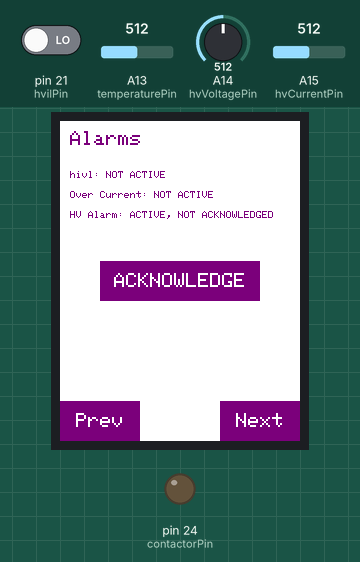
Bench run of a sketch on a simulated Arduino Mega 2560, built for the host (arithmetic inside an expression is 32-bit, double 64-bit). On the bench: 240×320 colour display, output pins drawn as LEDs (lit = HIGH). Inputs (shaded band) come from the test bench; at power-on: A15 (hvCurrentPin) = 512, pin 21 (hvilPin) LOW, A13 (temperaturePin) = 512, A14 (hvVoltagePin) = 512. What the sketch prints to the serial monitor is not drawn.

Above: at 0.3 s.
1.4 s: A15 (hvCurrentPin) set to 0
At 3.9 s:
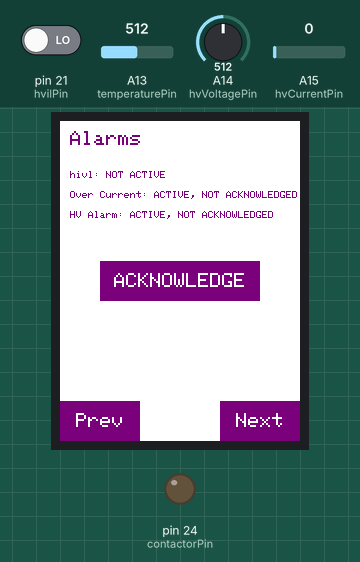
4.2 s: pin 21 (hvilPin) driven HIGH
At 5.0 s:
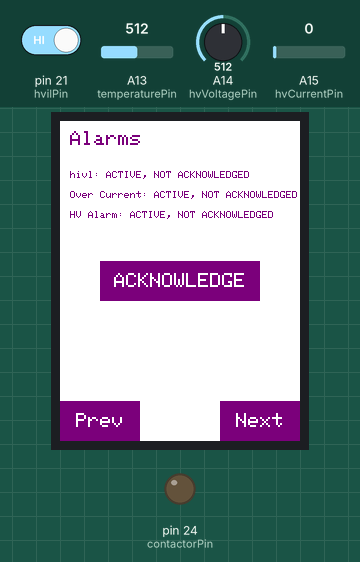
Timing chart, 0 to 7.2 s (numbered marks = the images above; inputs shaded):
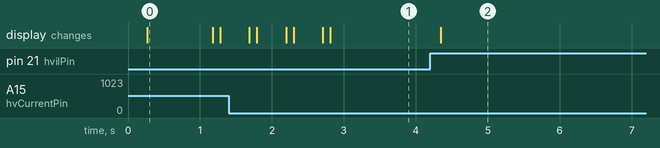

Measured:
- after the input at 1.4 s, the display: first differs from a run without the input after 0.39 s (image 1)
- after the input at 4.2 s, the display: changes after 0.15 s (image 2)
- what the display in image 0 shows lasts 0.9 s, from 0.3 s to 1.2 s

The sketch:

StarterFile.ino
```cpp
#include <TimerOne.h>

#include "StarterFile.h"
#include <stdio.h>
#include <stdlib.h>
#include <stdbool.h>
#include <Elegoo_GFX.h>    // Core graphics library
#include <Elegoo_TFTLCD.h> // Hardware-specific library
#include <TouchScreen.h>
#include <string.h>
#include "StarterFile.h"
#include "Measurement.h"
#include "TaskControlBlock.h"
#include "Alarm.h"
#include "Contactor.h"
#include "Soc.h"
#include "TouchScreenTask.h"
#include "Scheduler.h"

Elegoo_TFTLCD tft(LCD_CS, LCD_CD, LCD_WR, LCD_RD, LCD_RESET);                       // Display initialization
TouchScreen ts = TouchScreen(XP, YP, XM, YM, 374);                                  // TFT initialization

char* prevLabelPtr = "Prev";
char* nextLabelPtr = "Next";
char* onLabelPtr = "ON";
char* offLabelPtr = "OFF";
char* ackLabel = "ACKNOWLEDGE";

//Initialization of buttons on the screens
XYButton previous = {0, 280, 80, 40, PURPLE, &prevLabelPtr};
XYButton next = {160, 280, 80, 40, PURPLE, &nextLabelPtr};
XYButton batteryOn = {0, 0, 110, 80, PURPLE, &onLabelPtr};
XYButton batteryOff = {130, 0, 110, 80, PURPLE, &offLabelPtr};
XYButton alarmButton = {40, 140, 160, 40, PURPLE, &ackLabel};

//Task Control Blocks
TCB measurementTCB = {};                                                            // Declare measurement TCB
TCB alarmTCB = {};                                                                  // Declare alarm TCB
TCB contactorTCB = {};                                                              // Declare contactor TCB
TCB socTCB = {};                                                                    // Declare soc TCB
TCB touchScreenTCB = {};

bool changeScreen = true;

Screen batteryMonitor = {};
Screen alarmMonitor = {};
Screen measurementMonitor = {};

// Data to print
PrintedData socDataPrint = {};                                                      // State of Charge Data
PrintedData temperatureData = {};                                                   // Temperature Data
PrintedData hvCurrentData = {};                                                     // High Voltage Current Data
PrintedData hvVoltageData = {};                                                     // High Voltage Voltage Data
PrintedData hvilData = {};                                                          // High Voltage Interlock input  data
PrintedData hviaData = {};                                                          // High Voltage Alarm
PrintedData overCurrentData = {};                                                   // Over-Current Alarm
PrintedData hvorData = {};                                                          // High Voltage Out of Range Alarm
PrintedData batteryData = {};                                                       // Battery On/Off data


//Labels for screens (non changing data)
PrintedData measurementLabel = {};                                                  // Label for measurement screen
PrintedData alarmLabel = {};                                                        // Label for the alarm screen

Alarm overCurrentAlarm = {};
Alarm hvorAlarm = {};
Alarm hviaAlarm = {};

float zero = 0;                                                                     // Used for any non-changing printed data (labels)
int clockCount = 0;
// Measurement Data
MeasurementData measure;                                                            // Measurement Data structure, used in TCB
float hvCurrent = 0;                                                                // high voltage current value
float hvVoltage = 0;                                                                // high voltage voltage value
float temperature = 0;                                                              // temperature value
float HVIL = 0;                                                                     // high voltage interlock status
int hvilPin = 21;                                                                   // IO pin for hvil input
int temperaturePin = A13;
int hvVoltagePin = A14;
int hvCurrentPin = A15;


//ContactorData
ContactorData contactor = {};                                                       // contactor data structure, used in TCB
int contactorPin = 24;                                                              // IO pin for contactor output

AlarmData alarm;                                                                    // Alarm data structure, used in TCB
volatile float hviaVal = 0;                                                                  // high voltage interlock alarm status
float overCurrent = 0;                                                              // over-current alarm status
float hvorVal = 0;                                                                  // high voltage out of range alarm status

bool hviaAck = false;                                                               //Acknowledgement values for each alarm
bool hvorAck = false;
bool overCurrentAck = false;


volatile float batteryOnOff = 0;                                                             // battery status (open/closed)

// SOC data
SocData soc = {};                                                                   // state of charge data struct, used in TCB
float socVal = 0;                                                                   // state of charge value

// Touch Screen Task data
TouchScreenData tscreenData = {};                                                   // Touch screen data struct, used in TCB
int currentScreen = 0;
int lastScreen = 0;                                                                 // indicates which screen is currently displayed
bool acknowledgeDrawn = false;

volatile int timerFlag = 0;                                                         //Establishes time base in main loop

void timerISR() {
    timerFlag = 1;                      //set time base flag
}


void hvilISR() {
    batteryOnOff = 0;                   //volatile write to contactor status
    hviaVal = 1;                        //volatile write to hvil alarm status
    digitalWrite(contactorPin, LOW);    //set contactor pin low (turn contactor off)
}


void loop() {
    /****************
        Function name:    loop
        Function inputs:  No parameters
        Function outputs: No return
        Function description:
        Authors:    Long Nguyen / Chase Arline
      *****************/
    unsigned long ms = millis();
    while (1) {
        if (timerFlag) {
            Serial.println(millis() - ms);
            ms = millis();
            Scheduler();
            timerFlag = 0;
        }

    }
    return;
}


void setup() {
    /****************
        Function name: setup
        Function inputs: None
        Function outputs: None
        Function description: initializes global variables, sets up and queues scheduler tasks, initialize display, set pinmodes for IO, sets up interrupts
        Authors:    Long Nguyen / Chase Arline
      *****************/
    pinMode(hvilPin, INPUT);                                                                        //hvil -> input pin
    pinMode(contactorPin, OUTPUT);                                                                  //contactor -> output pin
    pinMode(temperaturePin, INPUT_PULLUP);
    pinMode(hvVoltagePin, INPUT_PULLUP);
    pinMode(hvCurrentPin, INPUT_PULLUP);
    //setup time base interrupt to be 100ms
    Timer1.initialize(100000);
    Timer1.attachInterrupt(timerISR);
    //setup hvil interrupt routine on the rising edge of hvil pin
    attachInterrupt(digitalPinToInterrupt(hvilPin), hvilISR, RISING);

    // initialize all printed data values for the touch screen

    //State of charged printed data
    socDataPrint = {ORIGIN_X, ORIGIN_Y + 40, PURPLE, SMALL_SCRIPT, DEFAULT_FLOAT, NUMBER, &socVal, "SOC value: ", ""};

    //Measurement printed data
    temperatureData = {ORIGIN_X, ORIGIN_Y + 60, PURPLE, SMALL_SCRIPT, DEFAULT_FLOAT, NUMBER, &temperature, "Temperature: ", "C"};
    hvCurrentData = {ORIGIN_X, ORIGIN_Y + 80, PURPLE, SMALL_SCRIPT, DEFAULT_FLOAT, NUMBER, &hvCurrent, "HV Current: ", "A"};
    hvVoltageData = {ORIGIN_X, ORIGIN_Y + 100, PURPLE, SMALL_SCRIPT, DEFAULT_FLOAT, NUMBER, &hvVoltage, "HV Voltage: ", "V"};
    hvilData = {ORIGIN_X, ORIGIN_Y + 120, PURPLE, SMALL_SCRIPT, DEFAULT_BOOL, BOOL, &HVIL, "hvil: ", ""};
    measurementLabel = {ORIGIN_X, ORIGIN_Y, PURPLE, MED_SCRIPT, DEFAULT_BOOL, LABEL, &zero, "Measurements", ""};

    //Alarm printed data
    hviaData = {ORIGIN_X, ORIGIN_Y + 40, PURPLE, SMALL_SCRIPT, DEFAULT_ALARM, ALARM, &hviaVal, "hivl: ", ""};
    overCurrentData = {ORIGIN_X, ORIGIN_Y + 60, PURPLE, SMALL_SCRIPT, DEFAULT_ALARM, ALARM, &overCurrent, "Over Current: ", ""};
    hvorData = {ORIGIN_X, ORIGIN_Y + 80, PURPLE, SMALL_SCRIPT, DEFAULT_ALARM, ALARM, &hvorVal, "HV Alarm: ", ""};
    alarmLabel = {ORIGIN_X, ORIGIN_Y, PURPLE, MED_SCRIPT, DEFAULT_BOOL, LABEL, &zero, "Alarms", ""};

    //Battery/Contactor printed data
    batteryData = {ORIGIN_X, ORIGIN_Y + 80, PURPLE, SMALL_SCRIPT, DEFAULT_BOOL, BOOL, &batteryOnOff, "Battery Connection: ", ""};

    //Alarm state structs
    overCurrentAlarm = {&overCurrent, &hvCurrent, &overCurrentAck};
    hviaAlarm = {&hviaVal, &HVIL, &hviaAck};
    hvorAlarm = {&hvorVal, &hvVoltage, &hvorAck};

    //Initialize Screen structs for interface
    batteryMonitor = Screen{BATTERY_NUM_PRINTS , 2, {&batteryData}, {&batteryOn, &batteryOff}};
    alarmMonitor = Screen{ALARM_NUM_PRINTS, 1, {&alarmLabel, &hviaData, &overCurrentData, &hvorData}, {&alarmButton}};
    measurementMonitor = Screen{MEASURE_NUM_PRINTS, 0, {&measurementLabel, &socDataPrint, &temperatureData, &hvCurrentData, &hvVoltageData, &hvilData}, {}};

    // Initialize Measurement TCB
    measure                     = {&HVIL, &hvilPin, &temperature, &temperaturePin, &hvCurrent, &hvCurrentPin, &hvVoltage, &hvVoltagePin};
    measurementTCB.task         = &measurementTask;
    measurementTCB.taskDataPtr  = (void*) &measure;
    measurementTCB.next         = &alarmTCB;
    measurementTCB.prev         = NULL;

    //Initialize touchscreen/display TCB
    tscreenData = {&acknowledgeDrawn, &clockCount, &currentScreen, &lastScreen, &changeScreen ,  {overCurrentAlarm, hviaAlarm, hvorAlarm}, {measurementMonitor, alarmMonitor, batteryMonitor}};
    touchScreenTCB.task = &touchScreenTask;
    touchScreenTCB.taskDataPtr = (void*) &tscreenData;
    touchScreenTCB.next = &contactorTCB;
    touchScreenTCB.prev = &socTCB;

    // Initialize Contactor TCB
    contactor = {&contactorPin,  &batteryOnOff};
    contactorTCB.task          = &contactorTask;
    contactorTCB.taskDataPtr   = (void*) &contactor;
    contactorTCB.next          = NULL;
    contactorTCB.prev          = &touchScreenTCB;


    // Initialize Alarm TCB
    alarm                      = {&overCurrentAlarm, &hvorAlarm, &hviaAlarm};
    alarmTCB.task              = &alarmTask;
    alarmTCB.taskDataPtr       = (void*) &alarm;
    alarmTCB.next              = &socTCB;
    alarmTCB.prev              = &measurementTCB;


    // Initialize SOC TCB
    soc                        = {&socVal};
    socTCB.task                = &socTask;
    socTCB.taskDataPtr         = (void*) &soc;
    socTCB.next                = &touchScreenTCB;
    socTCB.prev                = &alarmTCB;

    tasksPtr = &measurementTCB;

    // Initialize serial communication
    Serial.begin(9600);
    Serial1.begin(9600);
    Serial1.setTimeout(1000);
    tft.reset();
    uint16_t identifier = tft.readID();
    if (identifier == 0x9325) {
        Serial.println(F("Found ILI9325 LCD driver"));
    } else if (identifier == 0x9328) {
        Serial.println(F("Found ILI9328 LCD driver"));
    } else if (identifier == 0x4535) {
        Serial.println(F("Found LGDP4535 LCD driver"));
    } else if (identifier == 0x7575) {
        Serial.println(F("Found HX8347G LCD driver"));
    } else if (identifier == 0x9341) {
        Serial.println(F("Found ILI9341 LCD driver"));
    } else if (identifier == 0x8357) {
        Serial.println(F("Found HX8357D LCD driver"));
    } else if (identifier == 0x0101) {
        identifier = 0x9341;
        Serial.println(F("Found 0x9341 LCD driver"));
    } else if (identifier == 0x1111) {
        identifier = 0x9328;
        Serial.println(F("Found 0x9328 LCD driver"));
    } else {
        Serial.print(F("Unknown LCD driver chip: "));
        Serial.println(identifier, HEX);
        Serial.println(F("If using the Elegoo 2.8\" TFT Arduino shield, the line:"));
        Serial.println(F("  #define USE_Elegoo_SHIELD_PINOUT"));
        Serial.println(F("should appear in the library header (Elegoo_TFT.h)."));
        Serial.println(F("If using the breakout board, it should NOT be #defined!"));
        Serial.println(F("Also if using the breakout, double-check that all wiring"));
        Serial.println(F("matches the tutorial."));
        identifier = 0x9328;
    }
    tft.begin(identifier);
    Timer1.start();
    return;
}
```

Alarm.c
```cpp
#include "Alarm.h"


char *alarm_arr[] = {"NOT ACTIVE", "ACTIVE, NOT ACKNOWLEDGED", "ACTIVE, ACKNOWLEDGED"};

void updateCurrentAlarm(Alarm alarm) {
    /****************
        Function name: updateCurrentAlarm
        Function inputs: alarm: Alarm struct holding overCurrent alarm data
        Function outputs: None
        Function description:  updates the overCurrent alarm using shared variables from measurement task and display task
        Authors:    Long Nguyen / Chase Arline
    ****************/
    *(alarm.alarmVal) = (float)(*(alarm.measuredVal) >= 20.0 || (int) * (alarm.measuredVal) <= -5.0);
    if (*(alarm.alarmVal) != 0) {
        *(alarm.alarmVal) += (float) * (alarm.ack);
    } else {
        *(alarm.ack) = 0;
    }
    return;
}

void updateHVORAlarm(Alarm alarm) {
    /****************
        Function name: updateHVORAlarm
        Function inputs: alarm: Alarm struct holding hvor alarm data
        Function outputs: None
        Function description:  updates the hvor alarm using shared variables from measurement task and display task
        Authors:    Long Nguyen / Chase Arline
    ****************/
    *(alarm.alarmVal) = (float)((int) * (alarm.measuredVal) >= 405.0 || (int) * (alarm.measuredVal) <= 280.0);
    if (*(alarm.alarmVal) != 0) {
        *(alarm.alarmVal) += (float) * (alarm.ack);
    } else {
        *(alarm.ack) = 0;
    }
    return;
}

void updateHVIAAlarm(Alarm alarm) {
    /****************
        Function name: updateHVIAAlarm
        Function inputs: alarm: Alarm struct holding hvil alarm data
        Function outputs: None
        Function description: updates the hvil alarm using shared variables from measurement task and display task
        Authors:    Long Nguyen / Chase Arline
    ****************/
    *(alarm.alarmVal) = !*(alarm.measuredVal);
    if (*(alarm.alarmVal) != 0) {
        *(alarm.alarmVal) += (float) * (alarm.ack);
    } else {
        *(alarm.ack) = 0;
    }
    return;
}

void alarmTask(void* aDataPtr) {
    /****************
        Function name: alarmTask
        Function inputs: aDataPtr: pointer to alarm task data
        Function outputs: void return
        Function description: updates the hvia (hvil alarm), hvor (high voltage out of range), and overcurrent alarm status
        Authors:    Long Nguyen / Chase Arline
    *****************/
    AlarmData* data = (AlarmData*) aDataPtr;
    // Update all sensors
    updateCurrentAlarm(*(data->overCurrentAlarm));
    updateHVORAlarm(*(data->hvorAlarm));
    updateHVIAAlarm(*(data->hviaAlarm));
    return;
}
```

Alarm.h
```cpp
#ifdef __cplusplus
extern "C" {
#endif

#ifndef ALARM_H_
#define ALARM_H_


#include <stdlib.h>
#include <stdbool.h>
#include <Arduino.h>

typedef struct AlarmStruct {
    volatile float* alarmVal;   //volatile for hvil alarm reading
    float* measuredVal;
    bool* ack;
} Alarm;

//Used for updating the three alarms using a TCB
typedef struct AlarmTaskData {
    Alarm *overCurrentAlarm;
    Alarm *hvorAlarm;
    Alarm *hviaAlarm;
} AlarmData;


extern char *alarm_arr[];

void alarmTask (void*);
void updateHVIAAlarm(Alarm alarm);
void updateHVORAlarm(Alarm alarm);
void updateCurrentAlarm(Alarm alarm);

#endif

#ifdef __cplusplus
}
#endif
```

Contactor.c
```cpp
#include <stdlib.h>
#include <stdbool.h>
#include "Contactor.h"


void updateContactor(volatile float* contactorStatusPtr, int *contactorPin) {
    /****************
        Function name: updateContactor
        Function inputs: contactorStatusPtr: pointer to boolean status of contactor (held in float as 1.0 or 0.0) (same as batteryOnOff in display task)
        Function outputs: void return
        Function description: updates the output pin of the contactor using shared flag from display
        Authors:    Long Nguyen / Chase Arline
    *****************/
    digitalWrite(*contactorPin, (int)(*contactorStatusPtr));           //set contactor output high/low
    return;
}

void contactorTask(void* cData) {
    /****************
        Function name: contactorTask
        Function inputs: cData: pointer to contactor task data
        Function outputs: void return
        Function description: updates the state of the contactor output
        Authors:    Long Nguyen / Chase Arline
    *****************/
    ContactorData* data = (ContactorData*) cData;

    // Update all sensors
    updateContactor(data->contactorStatus, data->contactorPin);

    return;
}
```

Contactor.h
```cpp
#ifdef __cplusplus
extern "C" {
#endif

#ifndef CONTACTOR_H_
#define CONTACTOR_H_

#include <stdlib.h>
#include <stdbool.h>
#include <Arduino.h>

//Used for updating the contactor output through a TCB
typedef struct ContactorTaskData {
    int *contactorPin;
    volatile float* contactorStatus;      //volatile for contactor status (batteryOnOff var)
} ContactorData;


void contactorTask (void*);
void updateContactor(volatile float* contactorStatus, int *contactorPin);

#endif

#ifdef __cplusplus
}
#endif
```

Scheduler.h
```cpp
#ifndef SCHEDULER_H_
#define SCHEDULER_H_
#include "TaskControlBlock.h"


extern TCB *tasksPtr;
void Scheduler();

#endif
```

Soc.h
```cpp
#ifdef __cplusplus
extern "C" {
#endif

#ifndef SOC_H_
#define SOC_H_

#include <stdlib.h>
#include <stdbool.h>
#include <Arduino.h>

//
typedef struct SocTaskData {
    float* stateOfCharge;
} SocData;

void socTask (void*);
void updateStateOfCharge(float* stateOfChargeReading);

#endif

#ifdef __cplusplus
}
#endif
```

Source omitted: Measurement.c (2963 bytes), Measurement.h (688 bytes), Scheduler.c (630 bytes), Soc.c (955 bytes), StarterFile.h (1448 bytes), TaskControlBlock.h (365 bytes), TouchScreenTask.h (2368 bytes), TouchScreenTask.ino (14529 bytes)
